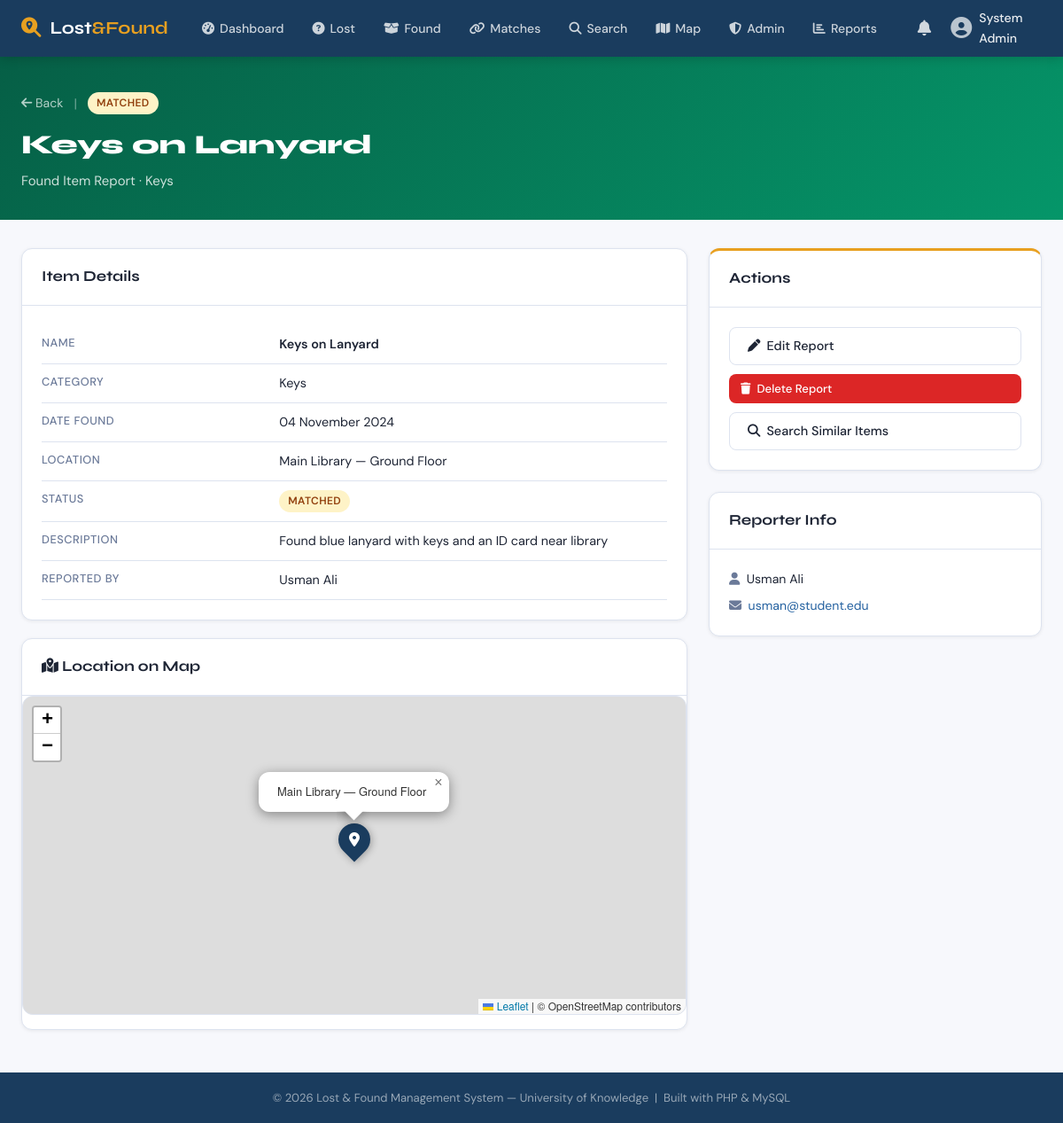
The page /item-detail.php?type=found&id=1 (signed in) on the database its author committed.
### tables this page shows
CREATE TABLE IF NOT EXISTS found_items (
    item_id        INT UNSIGNED AUTO_INCREMENT PRIMARY KEY,
    user_id        INT UNSIGNED NOT NULL,
    category_id    INT UNSIGNED NOT NULL,
    location_id    INT UNSIGNED NOT NULL,
    name           VARCHAR(150) NOT NULL,
    description    TEXT,
    date_found     DATE NOT NULL,
    image_path     VARCHAR(255) DEFAULT NULL,
    status         ENUM('open','matched','claimed','closed') DEFAULT 'open',
    created_at     DATETIME DEFAULT CURRENT_TIMESTAMP,
    updated_at     DATETIME DEFAULT CURRENT_TIMESTAMP ON UPDATE CURRENT_TIMESTAMP,
    CONSTRAINT fk_found_user    FOREIGN KEY (user_id)     REFERENCES users(user_id)     ON DELETE CASCADE,
    CONSTRAINT fk_found_cat     FOREIGN KEY (category_id) REFERENCES categories(category_id),
    CONSTRAINT fk_found_loc     FOREIGN KEY (location_id) REFERENCES locations(location_id)
);

CREATE TABLE IF NOT EXISTS categories (
    category_id  INT UNSIGNED AUTO_INCREMENT PRIMARY KEY,
    name         VARCHAR(80) NOT NULL UNIQUE,
    icon         VARCHAR(50) DEFAULT 'tag'
);

CREATE TABLE IF NOT EXISTS locations (
    location_id  INT UNSIGNED AUTO_INCREMENT PRIMARY KEY,
    building     VARCHAR(100) NOT NULL,
    room         VARCHAR(50),
    description  VARCHAR(255),
    latitude     DECIMAL(10,8),
    longitude    DECIMAL(11,8),
    created_at   DATETIME DEFAULT CURRENT_TIMESTAMP
);

CREATE TABLE IF NOT EXISTS users (
    user_id      INT UNSIGNED AUTO_INCREMENT PRIMARY KEY,
    full_name    VARCHAR(100) NOT NULL,
    email        VARCHAR(150) NOT NULL UNIQUE,
    password     VARCHAR(255) NOT NULL,           
    phone        VARCHAR(20),
    role         ENUM('admin','user') NOT NULL DEFAULT 'user',
    avatar       VARCHAR(255)         DEFAULT 'default.png',
    is_active    TINYINT(1)           DEFAULT 1,
    created_at   DATETIME             DEFAULT CURRENT_TIMESTAMP,
    updated_at   DATETIME             DEFAULT CURRENT_TIMESTAMP ON UPDATE CURRENT_TIMESTAMP
);

### includes/auth.php (called while the page is built, shortened)
<?php
function isLoggedIn(): bool {
    return !empty($_SESSION['user_id']);
}
function isAdmin(): bool {
    return isLoggedIn() && $_SESSION['role'] === 'admin';
}
function currentUserId(): ?int {
    return $_SESSION['user_id'] ?? null;
}

### item-detail.php (the view, shortened to what this page needs)
<?php
require_once __DIR__ . '/includes/auth.php';
require_once __DIR__ . '/includes/functions.php';
$type = $_GET['type'] ?? 'lost';
$id   = (int)($_GET['id'] ?? 0);
if ($type === 'lost') {
    $item = getLostItemById($id);
    $dateLabel = 'Date Lost';
    $dateVal   = $item['date_lost'] ?? '';
} else {
    $item = getFoundItemById($id);
    $dateLabel = 'Date Found';
    $dateVal   = $item['date_found'] ?? '';
}
?>
<?php require __DIR__ . '/includes/header.php'; ?>
<div class="page-header" style="<?= $type==='found'?'background:linear-gradient(135deg,#065f46 0%,#059669 100%)':'' ?>">
  <div class="container">
    <div style="display:flex;align-items:center;gap:12px;flex-wrap:wrap;">
      <a href="<?= SITE_URL ?>/<?= $type ?>-items.php" style="color:rgba(255,255,255,.7);font-size:.88rem;"><i class="fa fa-arrow-left"></i> Back</a>
      <span style="color:rgba(255,255,255,.4)">|</span>
      <?= statusBadge($item['status']) ?>
    </div>
    <h1 style="margin-top:10px;"><?= sanitize($item['name']) ?></h1>
    <p><?= $type === 'lost' ? 'Lost Item Report' : 'Found Item Report' ?> · <?= sanitize($item['category']) ?></p>
  </div>
</div>
<div class="page-body">
<div class="container">
<div class="two-col">
  <div style="display:flex;flex-direction:column;gap:20px;">
    <div class="card">
      <div class="card-header"><h2>Item Details</h2></div>
      <div class="card-body">
        <table style="width:100%;font-size:.9rem;">
          <tr><th style="width:38%;padding:10px 0;color:var(--text-muted);font-weight:500;vertical-align:top;">Name</th><td style="padding:10px 0;font-weight:600;"><?= sanitize($item['name']) ?></td></tr>
          <tr><th style="padding:10px 0;color:var(--text-muted);font-weight:500;vertical-align:top;">Category</th><td style="padding:10px 0;"><?= sanitize($item['category']) ?></td></tr>
          <tr><th style="padding:10px 0;color:var(--text-muted);font-weight:500;vertical-align:top;"><?= $dateLabel ?></th><td style="padding:10px 0;"><?= date('d F Y', strtotime($dateVal)) ?></td></tr>
          <tr><th style="padding:10px 0;color:var(--text-muted);font-weight:500;vertical-align:top;">Location</th><td style="padding:10px 0;"><?= sanitize($item['building']) ?><?= $item['room'] ? ' — ' . sanitize($item['room']) : '' ?></td></tr>
          <tr><th style="padding:10px 0;color:var(--text-muted);font-weight:500;vertical-align:top;">Status</th><td style="padding:10px 0;"><?= statusBadge($item['status']) ?></td></tr>
          <tr><th style="padding:10px 0;color:var(--text-muted);font-weight:500;vertical-align:top;">Description</th><td style="padding:10px 0;"><?= nl2br(sanitize($item['description'])) ?></td></tr>
          <tr><th style="padding:10px 0;color:var(--text-muted);font-weight:500;vertical-align:top;">Reported by</th><td style="padding:10px 0;"><?= sanitize($item['reporter']) ?></td></tr>
        </table>
      </div>
    </div>
    <?php if (!empty($item['latitude']) && !empty($item['longitude'])): ?>
    <div class="card">
      <div class="card-header"><h2><i class="fa fa-map-location-dot"></i> Location on Map</h2></div>
      <div class="card-body" style="padding:0 0 16px;">
        <div id="map"></div>
      </div>
    </div>
    <?php endif; ?>
  </div>
  <div>
    <div class="card sidebar-card" style="border-top:3px solid var(--accent);">
      <div class="card-header"><h2>Actions</h2></div>
      <div class="card-body" style="display:flex;flex-direction:column;gap:10px;">
        <?php if ($item['user_id'] == currentUserId() || isAdmin()): ?>
        <a href="<?= SITE_URL ?>/<?= $type === 'lost' ? 'report-lost' : 'report-found' ?>.php?edit=<?= $item['item_id'] ?>" class="btn btn-outline">
          <i class="fa fa-pen"></i> Edit Report
        </a>
        <a href="<?= SITE_URL ?>/delete-item.php?type=<?= $type ?>&id=<?= $item['item_id'] ?>"
           class="btn btn-danger btn-sm" data-confirm="Are you sure you want to delete this report?">
          <i class="fa fa-trash"></i> Delete Report
        </a>
        <?php endif; ?>
        <a href="<?= SITE_URL ?>/search.php?q=<?= urlencode($item['name']) ?>" class="btn btn-outline">
          <i class="fa fa-search"></i> Search Similar Items
        </a>
      </div>
    </div>
    <div class="card mt-3">
      <div class="card-header"><h2>Reporter Info</h2></div>
      <div class="card-body" style="font-size:.88rem;">
        <p><i class="fa fa-user" style="color:var(--text-muted)"></i> &nbsp;<?= sanitize($item['reporter']) ?></p>
        <?php if (isAdmin()): ?>
        <p style="margin-top:8px;"><i class="fa fa-envelope" style="color:var(--text-muted)"></i> &nbsp;<a href="mailto:<?= sanitize($item['reporter_email']) ?>"><?= sanitize($item['reporter_email']) ?></a></p>
        <?php endif; ?>
      </div>
    </div>
  </div>
</div>
</div>
</div>
<?php require __DIR__ . '/includes/footer.php'; ?>

### includes/functions.php (shortened to what this page needs)
<?php
function getFoundItemById(int $id): ?array {
    $db = getDB();
    $s  = $db->prepare(
        "SELECT fi.*, c.name AS category, l.building, l.room, l.latitude, l.longitude, u.full_name AS reporter, u.email AS reporter_email
         FROM found_items fi
         JOIN categories c ON fi.category_id = c.category_id
         JOIN locations  l ON fi.location_id  = l.location_id
         JOIN users      u ON fi.user_id       = u.user_id
         WHERE fi.item_id = ?"
    );
    $s->execute([$id]);
    return $s->fetch() ?: null;
}
function sanitize(string $s): string {
    return htmlspecialchars(trim($s), ENT_QUOTES, 'UTF-8');
}
function statusBadge(string $status): string {
    $map = [
        'open'    => 'badge-open',
        'matched' => 'badge-matched',
        'claimed' => 'badge-claimed',
        'closed'  => 'badge-closed',
        'pending' => 'badge-pending',
        'approved'=> 'badge-approved',
        'rejected'=> 'badge-rejected',
        'verified'=> 'badge-verified',
    ];
    $cls = $map[$status] ?? 'badge-open';
    return "<span class=\"badge {$cls}\">" . ucfirst($status) . "</span>";
}

### assets/css/main.css (style rules this page uses)
:root { --primary: #1a3c5e; --primary-lt: #2461a0; --accent: #e8a020; --accent-dk: #c4870a; --surface: #f7f8fc; --card: #ffffff; --border: #dde3ef; --text: #1e2535; --text-muted: #6b7a99; --success: #16a34a; --danger: #dc2626; --warning: #d97706; --info: #0284c7; --radius: 12px; --shadow-sm: 0 1px 4px rgba(0,0,0,.07); --shadow-md: 0 4px 16px rgba(0,0,0,.10); --shadow-lg: 0 8px 32px rgba(0,0,0,.14); --font-display: 'Syne', sans-serif; --font-body: 'DM Sans', sans-serif; --nav-h: 64px; }
*, *::before, *::after { box-sizing: border-box; margin: 0; padding: 0; }
html { scroll-behavior: smooth; }
body { font-family: var(--font-body); background: var(--surface); color: var(--text); font-size: 15px; line-height: 1.6; min-height: 100vh; display: flex; flex-direction: column; }
a { color: var(--primary-lt); text-decoration: none; }
.container { max-width: 1200px; margin: 0 auto; padding: 0 24px; }
.page-header { background: linear-gradient(135deg, var(--primary) 0%, var(--primary-lt) 100%); color: #fff; padding: 40px 0 32px; }
.page-header h1 { font-family: var(--font-display); font-size: 1.9rem; font-weight: 800; }
.page-header p { opacity: .8; margin-top: 4px; }
.page-body { padding: 32px 0 48px; }
.card { background: var(--card); border: 1px solid var(--border); border-radius: var(--radius); box-shadow: var(--shadow-sm); }
.card-header { padding: 18px 22px; border-bottom: 1px solid var(--border); display: flex; align-items: center; justify-content: space-between; }
.card-header h2 { font-family: var(--font-display); font-size: 1.05rem; font-weight: 700; }
.card-body { padding: 22px; }
.badge { display: inline-flex; align-items: center; padding: 3px 10px; border-radius: 99px; font-size: .75rem; font-weight: 600; text-transform: uppercase; letter-spacing: .03em; }
.badge-matched { background: #fef3c7; color: #92400e; }
.btn { display: inline-flex; align-items: center; gap: 7px; padding: 9px 20px; border-radius: 8px; font-family: var(--font-body); font-size: .9rem; font-weight: 500; border: none; cursor: pointer; transition: all .15s; text-decoration: none; white-space: nowrap; }
.btn-danger { background: var(--danger); color: #fff; }
.btn-outline { background: transparent; border: 1px solid var(--border); color: var(--text); }
.btn-sm { padding: 6px 13px; font-size: .82rem; }
table { width: 100%; border-collapse: collapse; font-size: .88rem; }
th, td { padding: 11px 14px; text-align: left; border-bottom: 1px solid var(--border); }
th { font-weight: 600; font-size: .8rem; text-transform: uppercase; letter-spacing: .04em; color: var(--text-muted); }
#map, .leaflet-map { height: 360px; border-radius: var(--radius); overflow: hidden; border: 1px solid var(--border); }
.two-col { display: grid; grid-template-columns: 2fr 1fr; gap: 24px; }
.sidebar-card { position: sticky; top: calc(var(--nav-h) + 16px); }
.mt-3 { margin-top: 24px; }

### rows shown on the page
found_items: status "MATCHED MATCHED", name "Keys on Lanyard", category.name "Keys", date_found "04 November 2024", location.building "Main Library", location.room "Ground Floor", description "Found blue lanyard with keys and an ID card near library", user.full_name "Usman Ali", user.email "usman@student.edu"

### other values the page prints
$_SESSION['full_name'] "System Admin"
$dateLabel "DATE FOUND"
